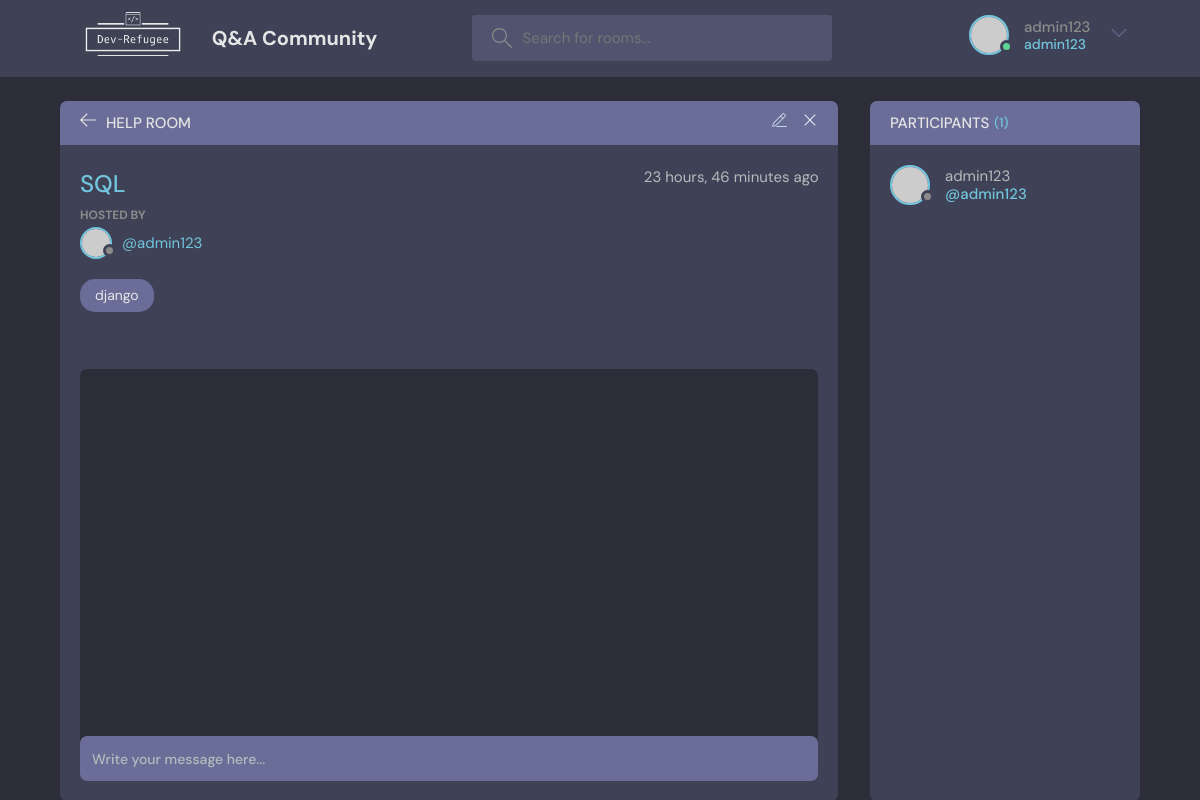
The app's page /room/3/ (signed in) with its own data.
### base/models.py (models this page shows, shortened)
class Room(models.Model):
    host = models.ForeignKey(User, on_delete=models.SET_NULL, null=True)
    topic = models.ForeignKey(Topic, on_delete=models.SET_NULL, null=True)
    name = models.CharField(max_length=200)
    description = models.TextField(null=True, blank=True)
    participants = models.ManyToManyField(User, related_name='participants', blank=True)
    updated = models.DateTimeField(auto_now=True)
    created = models.DateTimeField(auto_now_add=True)
    class Meta:
        ordering = ['-updated', '-created']

class Topic(models.Model):
    name = models.CharField(max_length=200)
    def __str__(self):
        return self.name

### base/views.py (the view, shortened to what this page needs)
def room(request, pk):
    room = Room.objects.get(id=pk)
    room_messages = room.message_set.all()
    participants = room.participants.all()
    context = {'room': room, 'room_messages': room_messages, 'participants': participants}
    return render(request, 'base/room.html', context)

### base/templates/base/room.html (shortened to what this page needs)
{% extends 'main.html' %}
{% block content %}
    <main class="profile-page layout layout--2">
      <div class="container">
        <div class="room">
          <div class="room__top">
            <div class="room__topLeft">
              <a href="{% url 'home' %}">
                <svg version="1.1" xmlns="http://www.w3.org/2000/svg" width="32" height="32" viewBox="0 0 32 32">
                  <title>arrow-left</title>
                  <path
                    d="M13.723 2.286l-13.723 13.714 13.719 13.714 1.616-1.611-10.96-10.96h27.625v-2.286h-27.625l10.965-10.965-1.616-1.607z"
                  ></path>
                </svg>
              </a>
              <h3>Help Room</h3>
            </div>
            {% if room.host == request.user %}
            <div class="room__topRight">
              <a href="{% url 'update-room' room.id %}">
              </a>
              <a href="{% url 'delete-room' room.id %}">
                <svg version="1.1" xmlns="http://www.w3.org/2000/svg" width="32" height="32" viewBox="0 0 32 32">
                  <title>remove</title>
                  <path
                    d="M27.314 6.019l-1.333-1.333-9.98 9.981-9.981-9.981-1.333 1.333 9.981 9.981-9.981 9.98 1.333 1.333 9.981-9.98 9.98 9.98 1.333-1.333-9.98-9.98 9.98-9.981z"
                  ></path>
                </svg>
              </a>
            </div>
            {% endif %}
          </div>
          <div class="room__box scroll">
            <div class="room__header scroll">
              <div class="room__info">
                <h3>{{room.name}}</h3>
                <span>{{room.created | timesince}} ago</span>
              </div>
              <div class="room__hosted">
                <p>Hosted By</p>
                <a href="{% url 'user-profile' room.host.id %}" class="room__author">
                  <div class="avatar avatar--small">
                    <img src="https://randomuser.me/api/portraits/men/37.jpg" />
                  </div>
                  <span>@{{room.host.username}}</span>
                </a>
              </div>
              <span class="room__topics">{{room.topic}}</span>
            </div>
            <div class="room__conversation">
              <div class="threads scroll">
              </div>
            </div>
          </div>
          <div class="room__message">
            <form action="#"><input name="" placeholder="Write your message here..." /></form>
          </div>
        </div>
        <div class="participants">
          <h3 class="participants__top">Participants <span>({{participants.count}})</span></h3>
          <div class="participants__list scroll">
            {% for user in participants %}
            <a href="{% url 'user-profile' user.id %}" class="participant">
              <div class="avatar avatar--medium">
                <img src="https://randomuser.me/api/portraits/men/37.jpg" />
              </div>
              <p>
                {{user.username}}
                <span>@{{user.username}}</span>
              </p>
            </a>
            {% endfor %}
          </div>
        </div>
      </div>
    </main>
{% endblock content %}

### templates/navbar.html (shortened to what this page needs)
{% load static %}
<header class="header header--loggedIn">
    <div class="container">
      <a href="{% url 'home' %}" class="header__logo">
        <img id="dev_logo" src="{% static 'images/dev_logo.png' %}" />
        <h1>Q&A Community</h1>
      </a>
      <form class="header__search" method="GET" action="{% url 'home' %}">
        <label>
          <input type="text" name="q" placeholder="Search for rooms..." />
        </label>
      </form>
      <nav class="header__menu">
        {% if request.user.is_authenticated %}
        <div class="header__user">
          <a href="profile.html">
            <div class="avatar avatar--medium active">
              <img src="https://randomuser.me/api/portraits/men/37.jpg" />
            </div>
            <p>{{request.user.username}}<span>{{request.user.username}}</span></p>
          </a>
          <button class="dropdown-button">
            <svg version="1.1" xmlns="http://www.w3.org/2000/svg" width="32" height="32" viewBox="0 0 32 32">
              <title>chevron-down</title>
              <path d="M16 21l-13-13h-3l16 16 16-16h-3l-13 13z"></path>
            </svg>
          </button>
        </div>
        {% else %}
        <a href="{% url 'login' %}">
            <img src="{% static 'images/avatar.svg' %}" />
            <p>Login<p>
        </a>
        {% endif %}
      </nav>
    </div>
  </header>

### records on screen
Room: name "SQL", created "23 hours, 46 minutes", host.username "admin123", topic "django"

### other values on screen
{{ request.user.username }} "admin123"
{{ participants.count }} "1"
{{ user.username }} "admin123"
